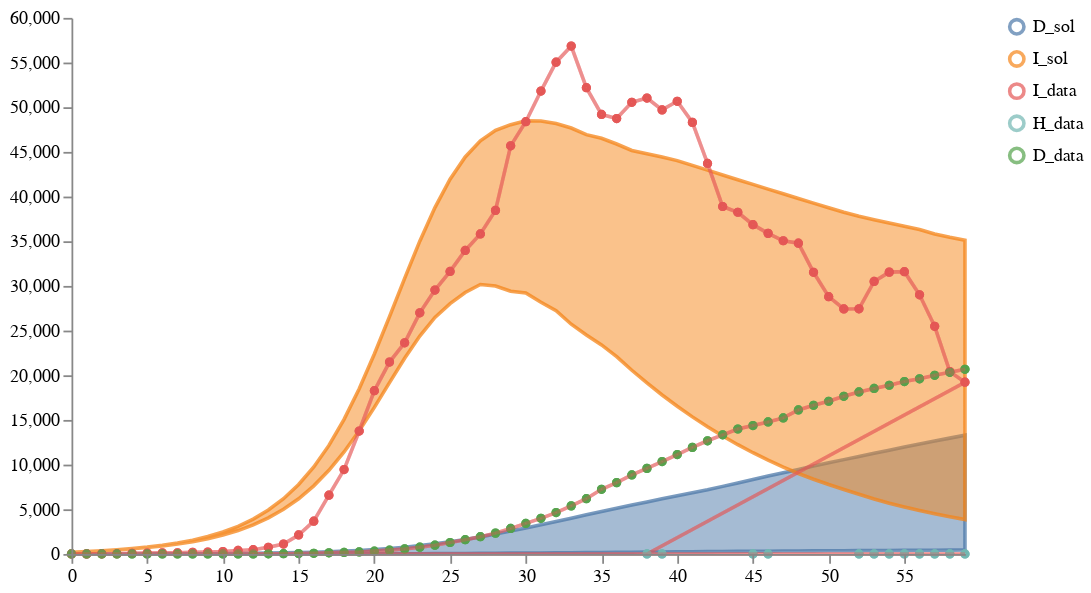

The notebook cell this image was saved under:
### Markdown cell above
# Calibrate and sample an ensemble of one model

### Code cell
num_samples = 100
model_paths = [model2_location]
data_path = "../../notebook/ensemble_eval_sa/datasets/NY_data1.csv"
weights = [1]
solution_mappings = [{"I": "I", "D": "D"}]

# Run the calibration and sampling
result1 = load_and_calibrate_and_sample_ensemble_model(
    model_paths,
    data_path,
    weights,
    solution_mappings,
    num_samples,
    timepoints,
    verbose=True,
    total_population=19340000,
    num_iterations=250,
    time_unit="days",
    visual_options={"title": "Calibrated Ensemble", "subset":".*_sol"}
)

# Save results
result1["data"].to_csv("../../notebook/ensemble_eval_sa/ensemble_results/partI_ensemble_of_one_results.csv", index=False)
result1["quantiles"].to_csv("../../notebook/ensemble_eval_sa/ensemble_results/partI_ensemble_of_one_quantiles.csv", index=False)

# Plot results
schema = plots.trajectories(pd.DataFrame(result1["data"]), subset=".*_sol",
                            points=test_data.reset_index(drop=True).rename(columns={"I":"I_data", "H":"H_data", "D":"D_data"}),
                           )
schema = plots.pad(schema, 5)
plots.ipy_display(schema)

### Figure 1 — Vega specification as saved in the notebook (floating-point values rounded to 4 significant figures; data arrays with more than 128 entries replaced by an {"elided": "..."} marker saying what was removed)
{"$schema": "https://vega.github.io/schema/vega/v5.json", "axes": [{"name": "x_axis", "orient": "bottom", "scale": "xscale", "zindex": 100}, {"name": "y_axis", "orient": "left", "scale": "yscale", "zindex": 100}], "data": [{"name": "distributions", "values": [{"lower": 7.783e-23, "timepoint": 0, "trajectory": "D_sol", "upper": 1.947e-21}, {"lower": 0.008627, "timepoint": 1, "trajectory": "D_sol", "upper": 0.2157}, {"lower": 0.03737, "timepoint": 2, "trajectory": "D_sol", "upper": 0.937}, {"lower": 0.08996, "timepoint": 3, "trajectory": "D_sol", "upper": 2.267}, {"lower": 0.1701, "timepoint": 4, "trajectory": "D_sol", "upper": 4.318}, {"lower": 0.2822, "timepoint": 5, "trajectory": "D_sol", "upper": 7.226}, {"lower": 0.4317, "timepoint": 6, "trajectory": "D_sol", "upper": 11.16}, {"lower": 0.6255, "timepoint": 7, "trajectory": "D_sol", "upper": 16.3}, {"lower": 0.8725, "timepoint": 8, "trajectory": "D_sol", "upper": 22.96}, {"lower": 1.184, "timepoint": 9, "trajectory": "D_sol", "upper": 31.47}, {"lower": 1.573, "timepoint": 10, "trajectory": "D_sol", "upper": 42.27}, {"lower": 2.057, "timepoint": 11, "trajectory": "D_sol", "upper": 55.93}, {"lower": 2.659, "timepoint": 12, "trajectory": "D_sol", "upper": 73.16}, {"lower": 3.404, "timepoint": 13, "trajectory": "D_sol", "upper": 94.83}, {"lower": 4.325, "timepoint": 14, "trajectory": "D_sol", "upper": 122.1}, {"lower": 5.491, "timepoint": 15, "trajectory": "D_sol", "upper": 156.0}, {"lower": 6.977, "timepoint": 16, "trajectory": "D_sol", "upper": 198.2}, {"lower": 8.828, "timepoint": 17, "trajectory": "D_sol", "upper": 250.7}, {"lower": 11.13, "timepoint": 18, "trajectory": "D_sol", "upper": 315.9}, {"lower": 13.98, "timepoint": 19, "trajectory": "D_sol", "upper": 396.6}, {"lower": 17.48, "timepoint": 20, "trajectory": "D_sol", "upper": 495.8}, {"lower": 21.76, "timepoint": 21, "trajectory": "D_sol", "upper": 616.8}, {"lower": 26.91, "timepoint": 22, "trajectory": "D_sol", "upper": 762.4}, {"lower": 33.04, "timepoint": 23, "trajectory": "D_sol", "upper": 935.3}, {"lower": 40.2, "timepoint": 24, "trajectory": "D_sol", "upper": 1137.0}, {"lower": 48.41, "timepoint": 25, "trajectory": "D_sol", "upper": 1368.0}, {"lower": 57.65, "timepoint": 26, "trajectory": "D_sol", "upper": 1627.0}, {"lower": 67.86, "timepoint": 27, "trajectory": "D_sol", "upper": 1914.0}, {"lower": 78.95, "timepoint": 28, "trajectory": "D_sol", "upper": 2228.0}, {"lower": 90.8, "timepoint": 29, "trajectory": "D_sol", "upper": 2561.0}, {"lower": 103.3, "timepoint": 30, "trajectory": "D_sol", "upper": 2910.0}, {"lower": 116.3, "timepoint": 31, "trajectory": "D_sol", "upper": 3270.0}, {"lower": 129.7, "timepoint": 32, "trajectory": "D_sol", "upper": 3638.0}, {"lower": 143.3, "timepoint": 33, "trajectory": "D_sol", "upper": 4008.0}, {"lower": 157.1, "timepoint": 34, "trajectory": "D_sol", "upper": 4379.0}, {"lower": 171.0, "timepoint": 35, "trajectory": "D_sol", "upper": 4747.0}, {"lower": 184.9, "timepoint": 36, "trajectory": "D_sol", "upper": 5110.0}, {"lower": 198.8, "timepoint": 37, "trajectory": "D_sol", "upper": 5469.0}, {"lower": 212.4, "timepoint": 38, "trajectory": "D_sol", "upper": 5829.0}, {"lower": 226.0, "timepoint": 39, "trajectory": "D_sol", "upper": 6182.0}, {"lower": 239.3, "timepoint": 40, "trajectory": "D_sol", "upper": 6526.0}, {"lower": 252.3, "timepoint": 41, "trajectory": "D_sol", "upper": 6862.0}, {"lower": 265.2, "timepoint": 42, "trajectory": "D_sol", "upper": 7188.0}, {"lower": 277.7, "timepoint": 43, "trajectory": "D_sol", "upper": 7565.0}, {"lower": 289.9, "timepoint": 44, "trajectory": "D_sol", "upper": 7954.0}, {"lower": 301.9, "timepoint": 45, "trajectory": "D_sol", "upper": 8338.0}, {"lower": 313.5, "timepoint": 46, "trajectory": "D_sol", "upper": 8718.0}, {"lower": 324.8, "timepoint": 47, "trajectory": "D_sol", "upper": 9094.0}, {"lower": 335.9, "timepoint": 48, "trajectory": "D_sol", "upper": 9466.0}, {"lower": 346.6, "timepoint": 49, "trajectory": "D_sol", "upper": 9834.0}, {"lower": 357.0, "timepoint": 50, "trajectory": "D_sol", "upper": 10200.0}, {"lower": 367.1, "timepoint": 51, "trajectory": "D_sol", "upper": 10560.0}, {"lower": 376.9, "timepoint": 52, "trajectory": "D_sol", "upper": 10920.0}, {"lower": 386.4, "timepoint": 53, "trajectory": "D_sol", "upper": 11270.0}, {"lower": 395.7, "timepoint": 54, "trajectory": "D_sol", "upper": 11620.0}, {"lower": 404.6, "timepoint": 55, "trajectory": "D_sol", "upper": 11960.0}, {"lower": 413.3, "timepoint": 56, "trajectory": "D_sol", "upper": 12300.0}, {"lower": 421.8, "timepoint": 57, "trajectory": "D_sol", "upper": 12630.0}, {"lower": 429.9, "timepoint": 58, "trajectory": "D_sol", "upper": 12970.0}, {"lower": 437.9, "timepoint": 59, "trajectory": "D_sol", "upper": 13290.0}, {"lower": 175, "timepoint": 0, "trajectory": "I_sol", "upper": 175}, {"lower": 265.4, "timepoint": 1, "trajectory": "I_sol", "upper": 269.7}, {"lower": 356.6, "timepoint": 2, "trajectory": "I_sol", "upper": 365.4}, {"lower": 456.9, "timepoint": 3, "trajectory": "I_sol", "upper": 474.3}, {"lower": 573.9, "timepoint": 4, "trajectory": "I_sol", "upper": 605.7}, {"lower": 715.7, "timepoint": 5, "trajectory": "I_sol", "upper": 768.4}, {"lower": 891.3, "timepoint": 6, "trajectory": "I_sol", "upper": 971.2}, {"lower": 1108.0, "timepoint": 7, "trajectory": "I_sol", "upper": 1225.0}, {"lower": 1372.0, "timepoint": 8, "trajectory": "I_sol", "upper": 1543.0}, {"lower": 1699.0, "timepoint": 9, "trajectory": "I_sol", "upper": 1947.0}, {"lower": 2110.0, "timepoint": 10, "trajectory": "I_sol", "upper": 2455.0}, {"lower": 2620.0, "timepoint": 11, "trajectory": "I_sol", "upper": 3096.0}, {"lower": 3252.0, "timepoint": 12, "trajectory": "I_sol", "upper": 3902.0}, {"lower": 4034.0, "timepoint": 13, "trajectory": "I_sol", "upper": 4916.0}, {"lower": 4998.0, "timepoint": 14, "trajectory": "I_sol", "upper": 6187.0}, {"lower": 6181.0, "timepoint": 15, "trajectory": "I_sol", "upper": 7773.0}, {"lower": 7623.0, "timepoint": 16, "trajectory": "I_sol", "upper": 9739.0}, {"lower": 9361.0, "timepoint": 17, "trajectory": "I_sol", "upper": 12150.0}, {"lower": 11420.0, "timepoint": 18, "trajectory": "I_sol", "upper": 15060.0}, {"lower": 13780.0, "timepoint": 19, "trajectory": "I_sol", "upper": 18480.0}, {"lower": 16410.0, "timepoint": 20, "trajectory": "I_sol", "upper": 22380.0}, {"lower": 19170.0, "timepoint": 21, "trajectory": "I_sol", "upper": 26560.0}, {"lower": 21900.0, "timepoint": 22, "trajectory": "I_sol", "upper": 30850.0}, {"lower": 24390.0, "timepoint": 23, "trajectory": "I_sol", "upper": 35010.0}, {"lower": 26470.0, "timepoint": 24, "trajectory": "I_sol", "upper": 38770.0}, {"lower": 28030.0, "timepoint": 25, "trajectory": "I_sol", "upper": 41940.0}, {"lower": 29260.0, "timepoint": 26, "trajectory": "I_sol", "upper": 44430.0}, {"lower": 30160.0, "timepoint": 27, "trajectory": "I_sol", "upper": 46250.0}, {"lower": 29990.0, "timepoint": 28, "trajectory": "I_sol", "upper": 47410.0}, {"lower": 29410.0, "timepoint": 29, "trajectory": "I_sol", "upper": 48050.0}, {"lower": 29210.0, "timepoint": 30, "trajectory": "I_sol", "upper": 48480.0}, {"lower": 28170.0, "timepoint": 31, "trajectory": "I_sol", "upper": 48460.0}, {"lower": 27220.0, "timepoint": 32, "trajectory": "I_sol", "upper": 48180.0}, {"lower": 25710.0, "timepoint": 33, "trajectory": "I_sol", "upper": 47670.0}, {"lower": 24510.0, "timepoint": 34, "trajectory": "I_sol", "upper": 46930.0}, {"lower": 23390.0, "timepoint": 35, "trajectory": "I_sol", "upper": 46520.0}, {"lower": 22080.0, "timepoint": 36, "trajectory": "I_sol", "upper": 45880.0}, {"lower": 20560.0, "timepoint": 37, "trajectory": "I_sol", "upper": 45160.0}, {"lower": 19140.0, "timepoint": 38, "trajectory": "I_sol", "upper": 44800.0}, {"lower": 17800.0, "timepoint": 39, "trajectory": "I_sol", "upper": 44440.0}, {"lower": 16530.0, "timepoint": 40, "trajectory": "I_sol", "upper": 44020.0}, {"lower": 15340.0, "timepoint": 41, "trajectory": "I_sol", "upper": 43490.0}, {"lower": 14230.0, "timepoint": 42, "trajectory": "I_sol", "upper": 42960.0}, {"lower": 13200.0, "timepoint": 43, "trajectory": "I_sol", "upper": 42420.0}, {"lower": 12230.0, "timepoint": 44, "trajectory": "I_sol", "upper": 41890.0}, {"lower": 11330.0, "timepoint": 45, "trajectory": "I_sol", "upper": 41360.0}, {"lower": 10500.0, "timepoint": 46, "trajectory": "I_sol", "upper": 40840.0}, {"lower": 9724.0, "timepoint": 47, "trajectory": "I_sol", "upper": 40320.0}, {"lower": 9005.0, "timepoint": 48, "trajectory": "I_sol", "upper": 39790.0}, {"lower": 8366.0, "timepoint": 49, "trajectory": "I_sol", "upper": 39270.0}, {"lower": 7771.0, "timepoint": 50, "trajectory": "I_sol", "upper": 38760.0}, {"lower": 7219.0, "timepoint": 51, "trajectory": "I_sol", "upper": 38250.0}, {"lower": 6675.0, "timepoint": 52, "trajectory": "I_sol", "upper": 37790.0}, {"lower": 6152.0, "timepoint": 53, "trajectory": "I_sol", "upper": 37420.0}, {"lower": 5670.0, "timepoint": 54, "trajectory": "I_sol", "upper": 37050.0}, {"lower": 5244.0, "timepoint": 55, "trajectory": "I_sol", "upper": 36680.0}, {"lower": 4853.0, "timepoint": 56, "trajectory": "I_sol", "upper": 36320.0}, {"lower": 4491.0, "timepoint": 57, "trajectory": "I_sol", "upper": 35810.0}, {"lower": 4156.0, "timepoint": 58, "trajectory": "I_sol", "upper": 35440.0}, {"lower": 3845.0, "timepoint": 59, "trajectory": "I_sol", "upper": 35120.0}]}, {"name": "traces", "transform": [{"expr": "isValid(datum.value)", "type": "filter"}], "values": []}, {"name": "points", "values": {"elided": "132 records"}}, {"name": "markers", "values": []}, {"name": "selected", "on": [{"remove": true, "trigger": "clear"}, {"remove": true, "trigger": "!shift"}, {"insert": "clicked", "trigger": "!shift && clicked"}, {"toggle": "clicked", "trigger": "shift && clicked"}]}], "height": 300, "legends": [{"encode": {"labels": {"interactive": true, "name": "legendLabel", "update": {"opacity": [{"test": "!length(data('selected')) || indata('selected', 'value', datum.value)", "value": 1}, {"value": 0.25}]}}, "symbols": {"interactive": true, "name": "legendSymbol", "update": {"fill": {"value": "transparent"}, "opacity": [{"test": "!length(data('selected')) || indata('selected', 'value', datum.value)", "value": 0.7}, {"value": 0.15}], "size": {"value": 64}, "strokeWidth": {"value": 2}}}}, "name": "color_legend", "stroke": "color"}], "marks": [{"from": {"facet": {"data": "points", "groupby": "trajectory", "name": "points_split"}}, "marks": [{"encode": {"hover": {"fillOpacity": {"value": 0.9}}, "update": {"fill": {"field": "trajectory", "scale": "color"}, "fillOpacity": [{"test": "!length(data('selected')) || indata('selected', 'value', datum.trajectory)", "value": 0.5}, {"value": 0.15}], "size": {"value": 10}, "stroke": {"field": "trajectory", "scale": "color"}, "strokeOpacity": [{"test": "!length(data('selected')) || indata('selected', 'value', datum.trajectory)", "value": 0.75}, {"value": 0.15}], "strokeWidth": {"value": 2}, "tooltip": {"field": "value"}, "x": {"field": "timepoint", "scale": "xscale"}, "y": {"field": "value", "scale": "yscale"}}}, "from": {"data": "points"}, "name": "_points_symbol", "type": "symbol", "zindex": 3}, {"encode": {"hover": {"fillOpacity": {"value": 0.9}}, "update": {"interpolate": {"value": "linear"}, "stroke": {"field": "trajectory", "scale": "color"}, "strokeOpacity": [{"test": "!length(data('selected')) || indata('selected', 'value', datum.trajectory)", "value": 0.3}, {"value": 0.1}], "strokeWidth": {"value": 2}, "x": {"field": "timepoint", "scale": "xscale"}, "y": {"field": "value", "scale": "yscale"}}}, "from": {"data": "points"}, "name": "_points_line", "type": "line", "zindex": 3}], "name": "_points", "type": "group", "zindex": 3}, {"from": {"facet": {"data": "traces", "groupby": "trajectory", "name": "traces_split"}}, "marks": [{"encode": {"hover": {"fillOpacity": {"value": 0.9}}, "update": {"interpolate": {"value": "linear"}, "stroke": {"field": "trajectory", "scale": "color"}, "strokeOpacity": [{"test": "!length(data('selected')) || indata('selected', 'value', datum.trajectory)", "value": 0.75}, {"value": 0.15}], "strokeWidth": {"value": 2}, "x": {"field": "timepoint", "scale": "xscale"}, "y": {"field": "value", "scale": "yscale"}}}, "from": {"data": "traces_split"}, "name": "_traces_lines", "type": "line"}], "name": "_traces", "type": "group", "zindex": 2}, {"from": {"facet": {"data": "distributions", "groupby": "trajectory", "name": "trajectory_split"}}, "marks": [{"encode": {"hover": {"fillOpacity": {"value": 0.9}}, "update": {"fill": {"field": "trajectory", "scale": "color"}, "fillOpacity": [{"test": "!length(data('selected')) || indata('selected', 'value', datum.trajectory)", "value": 0.5}, {"value": 0.15}], "interpolate": {"value": "linear"}, "stroke": {"field": "trajectory", "scale": "color"}, "strokeOpacity": [{"test": "!length(data('selected')) || indata('selected', 'value', datum.trajectory)", "value": 0.75}, {"value": 0.15}], "strokeWidth": {"value": 2}, "x": {"field": "timepoint", "scale": "xscale"}, "y": {"field": "upper", "scale": "yscale"}, "y2": {"field": "lower", "scale": "yscale"}}}, "from": {"data": "trajectory_split"}, "type": "area"}], "name": "_distributions", "type": "group", "zindex": 1}, {"marks": [{"encode": {"enter": {"stroke": {"value": "lightgray"}}, "update": {"opacity": {"value": 1}, "x": {"field": "timepoint", "scale": "xscale"}, "y": {"signal": "height"}, "y2": {"value": 0}}}, "from": {"data": "markers"}, "name": "_marker text", "type": "rule"}, {"encode": {"enter": {"fontSize": {"value": 8}, "text": {"field": "datum.label"}, "y": {"value": 0}}}, "from": {"data": "_marker text"}, "name": "_marker flags", "transform": [{"as": ["x", "_y", "opacity", "align", "baseline"], "lineAnchor": "start", "offset": [1], "size": {"signal": "[width, height]"}, "type": "label"}], "type": "text"}], "name": "_markers", "type": "group"}], "padding": 5, "scales": [{"domain": {"fields": [{"data": "distributions", "field": "timepoint"}, {"data": "traces", "field": "timepoint"}, {"data": "points", "field": "timepoint"}, {"data": "markers", "field": "timepoint"}]}, "name": "xscale", "range": "width", "type": "linear", "zero": false}, {"domain": {"fields": [{"data": "distributions", "field": "lower"}, {"data": "distributions", "field": "upper"}, {"data": "traces", "field": "value"}, {"data": "points", "field": "value"}]}, "name": "yscale", "nice": true, "range": "height", "type": "linear", "zero": true}, {"domain": {"fields": [{"data": "distributions", "field": "trajectory"}, {"data": "traces", "field": "trajectory"}, {"data": "points", "field": "trajectory"}]}, "name": "color", "range": "category", "type": "ordinal"}], "signals": [{"name": "clear", "on": [{"events": "mouseup[!event.item]", "force": true, "update": "true"}], "value": true}, {"name": "shift", "on": [{"events": "@legendSymbol:click, @legendLabel:click", "force": true, "update": "event.shiftKey"}], "value": false}, {"name": "clicked", "on": [{"events": "@legendSymbol:click, @legendLabel:click", "force": true, "update": "{value: datum.value}"}], "value": null}], "width": 500}
